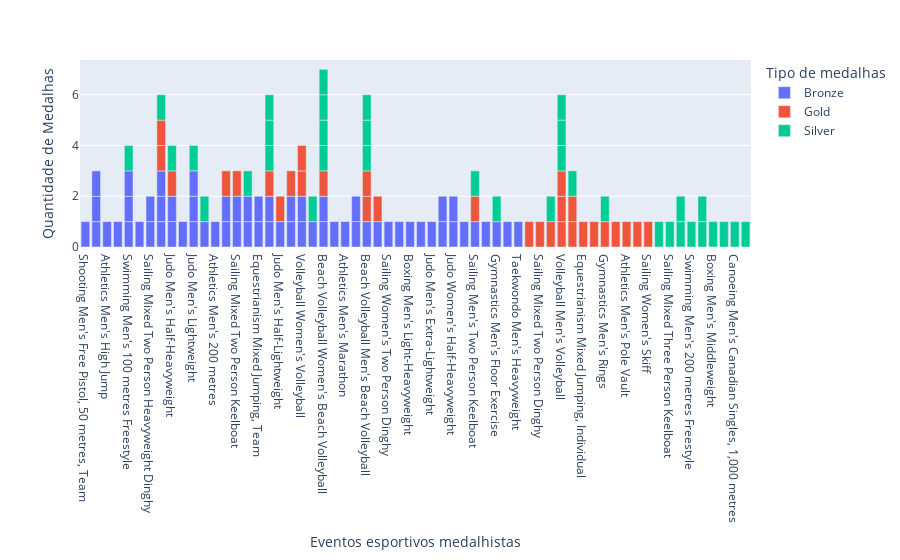

This figure's notebook cell:
### Markdown cell above
Mais um gráfico de barras empilhadas: agora mostre os **eventos esportivos** que renderam medalhas para o Brasil.

Lembrando: cada "categoria" dentro de um esporte é considerado um evento. Por exemplo, dentro de "atletismo", temos uma competição de 100m masculina, uma de 100m feminino, um revezamento 4 x 100m masculino, um revezamento 4 x 100m feminino, uma competição de 400m masculino, uma de 400m feminino, uma maratona masculina, uma maratona feminina, e assim sucessivamente.

### Code cell
# Agrupando as colunas de eventos para poder contabilizar as medalhas.
df_medalhas_evento = pd.DataFrame(df_olimpiadas_med_br.groupby(['Year', 'Medal', 'Event'])['Medal'].count()).rename(columns={'Medal':'Medal_Count'}).reset_index()

# Agrupando novamente, porém agora contabilizando de fato as medalhas e seus tipos.
df_medalhas_evento = pd.DataFrame(df_medalhas_evento.groupby(['Year', 'Medal', 'Event'])['Medal'].count()).rename(columns={'Medal':'Medal_Count'}).reset_index()

px.bar(df_medalhas_evento,
       x='Event',
       color='Medal',
       labels={'count':'Quantidade de Medalhas', 'Medal':'Tipo de medalhas', 'Event':'Eventos esportivos medalhistas'})

### Figure 1 — Plotly figure (JSON) as saved in the notebook; plotly's stock layout.template omitted (floating-point values rounded to 4 significant figures)
{"data": [{"alignmentgroup": "True", "hovertemplate": "Tipo de medalhas=Bronze<br>Eventos esportivos medalhistas=%{x}<br>Quantidade de Medalhas=%{y}<extra></extra>", "legendgroup": "Bronze", "marker": {"color": "#636efa", "pattern": {"shape": ""}}, "name": "Bronze", "offsetgroup": "Bronze", "orientation": "v", "showlegend": true, "textposition": "auto", "type": "bar", "x": ["Shooting Men's Free Pistol, 50 metres, Team", "Basketball Men's Basketball", "Athletics Men's High Jump", "Swimming Men's 1,500 metres Freestyle", "Basketball Men's Basketball", "Swimming Men's 100 metres Freestyle", "Basketball Men's Basketball", "Boxing Men's Flyweight", "Sailing Mixed Two Person Heavyweight Dinghy", "Athletics Men's Triple Jump", "Judo Men's Half-Heavyweight", "Athletics Men's Triple Jump", "Sailing Mixed Two Person Heavyweight Dinghy", "Athletics Men's Triple Jump", "Swimming Men's 4 x 200 metres Freestyle Relay", "Judo Men's Lightweight", "Judo Men's Middleweight", "Athletics Men's 200 metres", "Sailing Mixed Multihull", "Sailing Mixed Two Person Keelboat", "Athletics Men's 4 x 100 metres Relay", "Equestrianism Mixed Jumping, Team", "Football Men's Football", "Judo Men's Half-Heavyweight", "Judo Men's Half-Lightweight", "Sailing Mixed Multihull", "Swimming Men's 100 metres Freestyle", "Swimming Men's 50 metres Freestyle", "Volleyball Women's Volleyball", "Basketball Women's Basketball", "Beach Volleyball Women's Beach Volleyball", "Equestrianism Mixed Jumping, Team", "Sailing Mixed Two Person Keelboat", "Swimming Men's 4 x 100 metres Freestyle Relay", "Volleyball Women's Volleyball", "Athletics Men's Marathon", "Judo Men's Half-Middleweight", "Judo Men's Lightweight", "Athletics Men's 4 x 100 metres Relay", "Beach Volleyball Men's Beach Volleyball", "Football Men's Football", "Judo Men's Half-Middleweight", "Judo Men's Lightweight", "Judo Women's Lightweight", "Sailing Women's Two Person Dinghy", "Swimming Men's 100 metres Freestyle", "Taekwondo Women's Heavyweight", "Beach Volleyball Women's Beach Volleyball", "Boxing Men's Light-Heavyweight", "Boxing Women's Lightweight", "Judo Men's Extra-Lightweight", "Judo Men's Heavyweight", "Judo Women's Half-Heavyweight", "Modern Pentathlon Women's Individual", "Sailing Men's Two Person Keelboat", "Swimming Men's 50 metres Freestyle", "Canoeing Men's Canadian Singles, 200 metres", "Gymnastics Men's Floor Exercise", "Judo Men's Heavyweight", "Judo Women's Half-Heavyweight", "Swimming Women's 10 kilometres Open Water", "Taekwondo Men's Heavyweight"], "xaxis": "x", "y": [1, 1, 1, 1, 1, 1, 1, 1, 1, 1, 1, 1, 1, 1, 1, 1, 1, 1, 1, 1, 1, 1, 1, 1, 1, 1, 1, 1, 1, 1, 1, 1, 1, 1, 1, 1, 1, 1, 1, 1, 1, 1, 1, 1, 1, 1, 1, 1, 1, 1, 1, 1, 1, 1, 1, 1, 1, 1, 1, 1, 1, 1], "yaxis": "y"}, {"alignmentgroup": "True", "hovertemplate": "Tipo de medalhas=Gold<br>Eventos esportivos medalhistas=%{x}<br>Quantidade de Medalhas=%{y}<extra></extra>", "legendgroup": "Gold", "marker": {"color": "#EF553B", "pattern": {"shape": ""}}, "name": "Gold", "offsetgroup": "Gold", "orientation": "v", "showlegend": true, "textposition": "auto", "type": "bar", "x": ["Shooting Men's Military Pistol, 30 metres", "Athletics Men's Triple Jump", "Athletics Men's Triple Jump", "Sailing Mixed Multihull", "Sailing Mixed Two Person Dinghy", "Athletics Men's 800 metres", "Judo Men's Half-Heavyweight", "Judo Men's Half-Lightweight", "Volleyball Men's Volleyball", "Beach Volleyball Women's Beach Volleyball", "Sailing Mixed One Person Dinghy", "Sailing Mixed Two Person Keelboat", "Beach Volleyball Men's Beach Volleyball", "Equestrianism Mixed Jumping, Individual", "Sailing Men's Two Person Keelboat", "Sailing Mixed One Person Dinghy", "Volleyball Men's Volleyball", "Athletics Women's Long Jump", "Swimming Men's 50 metres Freestyle", "Volleyball Women's Volleyball", "Gymnastics Men's Rings", "Judo Women's Extra-Lightweight", "Volleyball Women's Volleyball", "Athletics Men's Pole Vault", "Beach Volleyball Men's Beach Volleyball", "Boxing Men's Lightweight", "Football Men's Football", "Judo Women's Lightweight", "Sailing Women's Skiff", "Volleyball Men's Volleyball"], "xaxis": "x", "y": [1, 1, 1, 1, 1, 1, 1, 1, 1, 1, 1, 1, 1, 1, 1, 1, 1, 1, 1, 1, 1, 1, 1, 1, 1, 1, 1, 1, 1, 1], "yaxis": "y"}, {"alignmentgroup": "True", "hovertemplate": "Tipo de medalhas=Silver<br>Eventos esportivos medalhistas=%{x}<br>Quantidade de Medalhas=%{y}<extra></extra>", "legendgroup": "Silver", "marker": {"color": "#00cc96", "pattern": {"shape": ""}}, "name": "Silver", "offsetgroup": "Silver", "orientation": "v", "showlegend": true, "textposition": "auto", "type": "bar", "x": ["Shooting Men's Free Pistol, 50 metres", "Athletics Men's Triple Jump", "Football Men's Football", "Judo Men's Half-Heavyweight", "Sailing Mixed Three Person Keelboat", "Swimming Men's 400 metres Individual Medley", "Volleyball Men's Volleyball", "Athletics Men's 800 metres", "Football Men's Football", "Swimming Men's 100 metres Freestyle", "Basketball Women's Basketball", "Beach Volleyball Women's Beach Volleyball", "Swimming Men's 200 metres Freestyle", "Athletics Men's 4 x 100 metres Relay", "Beach Volleyball Men's Beach Volleyball", "Beach Volleyball Women's Beach Volleyball", "Judo Men's Lightweight", "Judo Men's Middleweight", "Sailing Mixed One Person Dinghy", "Beach Volleyball Women's Beach Volleyball", "Football Women's Football", "Beach Volleyball Men's Beach Volleyball", "Football Women's Football", "Sailing Men's Two Person Keelboat", "Volleyball Men's Volleyball", "Beach Volleyball Men's Beach Volleyball", "Boxing Men's Middleweight", "Football Men's Football", "Swimming Men's 400 metres Individual Medley", "Volleyball Men's Volleyball", "Beach Volleyball Women's Beach Volleyball", "Canoeing Men's Canadian Doubles, 1,000 metres", "Canoeing Men's Canadian Singles, 1,000 metres", "Gymnastics Men's Floor Exercise", "Gymnastics Men's Rings", "Shooting Men's Air Pistol, 10 metres"], "xaxis": "x", "y": [1, 1, 1, 1, 1, 1, 1, 1, 1, 1, 1, 1, 1, 1, 1, 1, 1, 1, 1, 1, 1, 1, 1, 1, 1, 1, 1, 1, 1, 1, 1, 1, 1, 1, 1, 1], "yaxis": "y"}], "layout": {"barmode": "relative", "legend": {"title": {"text": "Tipo de medalhas"}, "tracegroupgap": 0}, "margin": {"t": 60}, "xaxis": {"anchor": "y", "domain": [0, 1], "title": {"text": "Eventos esportivos medalhistas"}}, "yaxis": {"anchor": "x", "domain": [0, 1], "title": {"text": "Quantidade de Medalhas"}}}}
